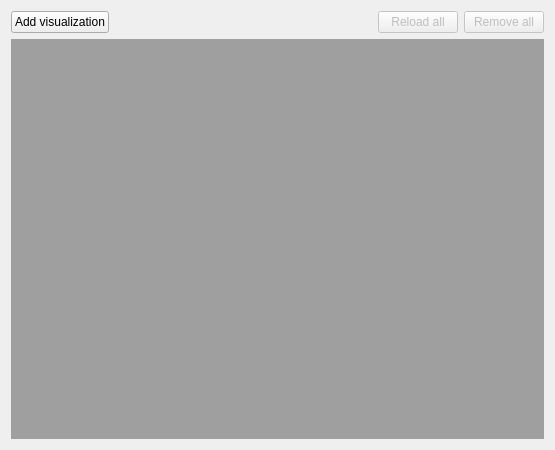
          <widget class="QWidget" name="tab">
           <attribute name="title">
            <string>Visualizations</string>
           </attribute>
           <layout class="QGridLayout" name="gridLayout_39">
            <item row="0" column="0">
             <layout class="QHBoxLayout" name="horizontalLayout">
              <item>
               <widget class="QPushButton" name="pushButton_load_visualizarion">
                <property name="text">
                 <string>Add visualization</string>
                </property>
                <property name="icon">
                 <iconset theme="list-add">
                  <normaloff>../../../../../../../../../../../../../../../../../../../../../../../../../../../../../../../../../../../../../../../../../../.designer/backup</normaloff>../../../../../../../../../../../../../../../../../../../../../../../../../../../../../../../../../../../../../../../../../../.designer/backup</iconset>
                </property>
               </widget>
              </item>
              <item>
               <spacer name="horizontalSpacer">
                <property name="orientation">
                 <enum>Qt::Horizontal</enum>
                </property>
                <property name="sizeHint" stdset="0">
                 <size>
                  <width>40</width>
                  <height>20</height>
                 </size>
                </property>
               </spacer>
              </item>
              <item>
               <widget class="QPushButton" name="pushButton_visualizations_reload_all">
                <property name="enabled">
                 <bool>false</bool>
                </property>
                <property name="text">
                 <string>Reload all</string>
                </property>
               </widget>
              </item>
              <item>
               <widget class="QPushButton" name="pushButton_visualizations_remove_all">
                <property name="enabled">
                 <bool>false</bool>
                </property>
                <property name="text">
                 <string>Remove all</string>
                </property>
               </widget>
              </item>
             </layout>
            </item>
            <item row="1" column="0">
             <widget class="QMdiArea" name="mdiArea"/>
            </item>
           </layout>
          </widget>
